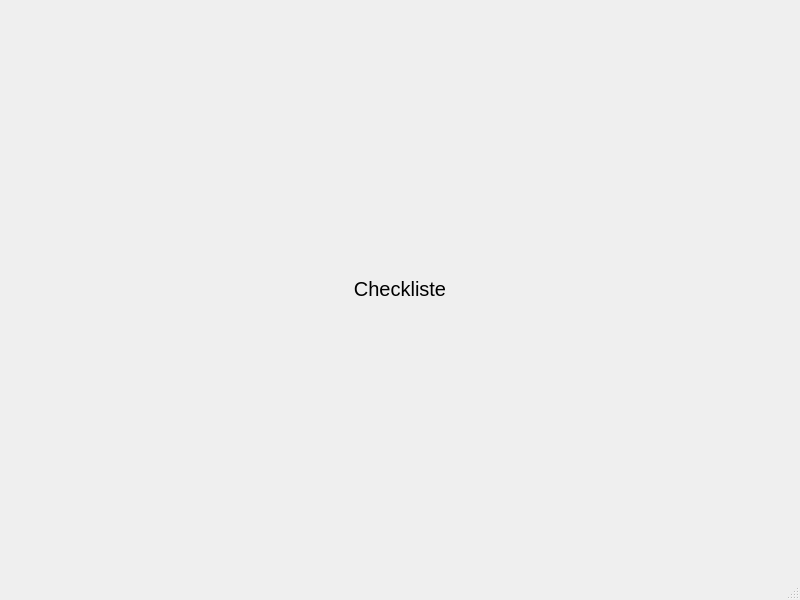
<?xml version="1.0" encoding="UTF-8"?>
<ui version="4.0">
 <class>MainWindow</class>
 <widget class="QMainWindow" name="MainWindow">
  <property name="geometry">
   <rect>
    <x>0</x>
    <y>0</y>
    <width>800</width>
    <height>600</height>
   </rect>
  </property>
  <property name="windowTitle">
   <string>MainWindow</string>
  </property>
  <widget class="QWidget" name="centralwidget">
   <layout class="QVBoxLayout" name="verticalLayout">
    <item>
     <widget class="QLabel" name="label">
      <property name="font">
       <font>
        <pointsize>15</pointsize>
       </font>
      </property>
      <property name="text">
       <string>Checkliste</string>
      </property>
      <property name="alignment">
       <set>Qt::AlignCenter</set>
      </property>
     </widget>
    </item>
    <item>
     <layout class="QFormLayout" name="formLayout"/>
    </item>
   </layout>
  </widget>
  <widget class="QMenuBar" name="menubar">
   <property name="geometry">
    <rect>
     <x>0</x>
     <y>0</y>
     <width>800</width>
     <height>21</height>
    </rect>
   </property>
  </widget>
  <widget class="QStatusBar" name="statusbar"/>
 </widget>
 <resources/>
 <connections/>
</ui>
